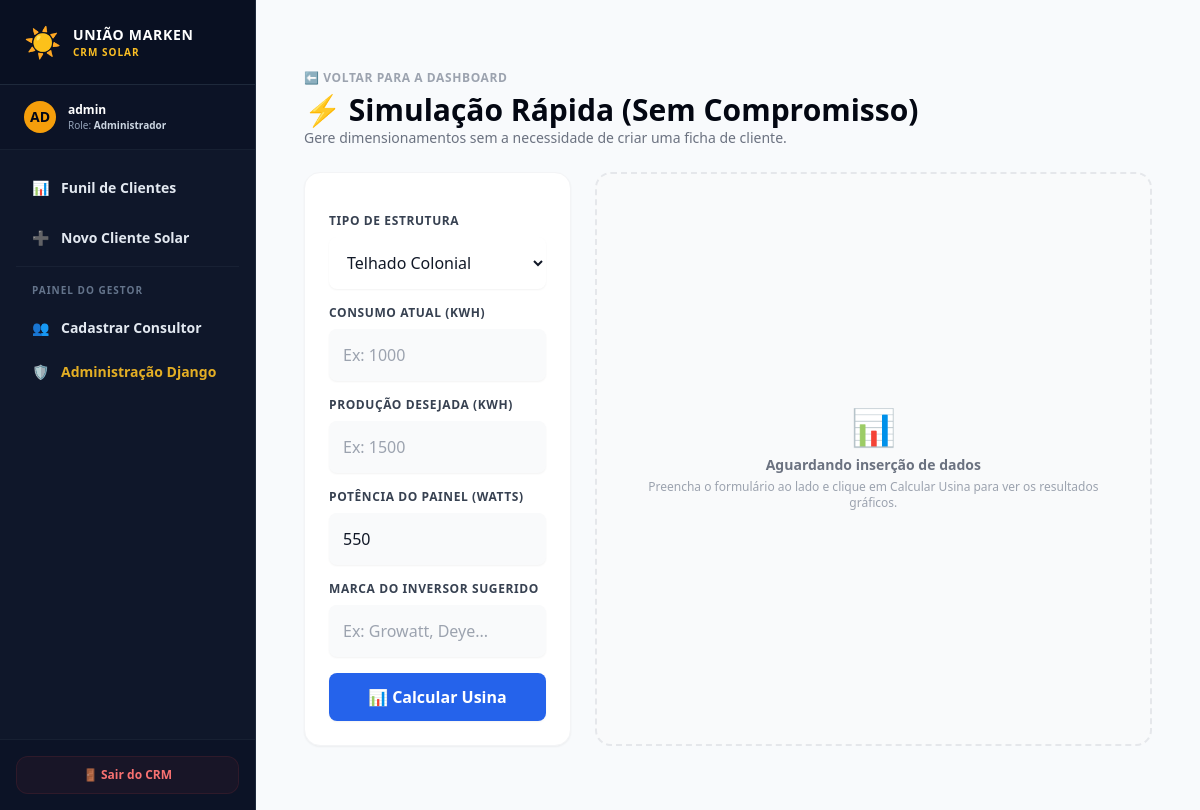
The app's page /crm/simulador-livre/ (signed in) with its own data.
### apps/users/models.py (models this page shows, shortened)
class CustomUser(AbstractUser):
    class Role(models.TextChoices):
        ADMIN = 'ADMIN', 'Administrador'
        VENDEDOR = 'VENDEDOR', 'Vendedor'
    role = models.CharField(max_length=20, choices=Role.choices, default=Role.VENDEDOR)
    telefone = models.CharField(max_length=20, blank=True, null=True)
    is_active = models.BooleanField(default=True) # Soft Delete para Usuários
    class Meta:
        app_label = 'users'

### apps/crm/views.py (the view, shortened to what this page needs)
# urls.py: path('simulador-livre/', SimuladorLivreView.as_view(), name='simulador_livre'),
class SimuladorLivreView(SolarAccessControlMixin, View):
    template_name = 'crm/simulador_livre.html'
    def get(self, request):
        form = SimuladorLivreForm()
        return render(request, self.template_name, {'form': form})

### templates/crm/simulador_livre.html (shortened to what this page needs)
{% extends 'base.html' %}
{% block content %}
<div class="max-w-4xl mx-auto px-4 py-8">
    <div class="mb-6">
        <a href="{% url 'crm:cliente_list' %}" class="text-xs font-bold text-gray-400 uppercase tracking-wider hover:text-gray-600">
            ⬅️ Voltar para a Dashboard
        </a>
        <h2 class="text-3xl font-extrabold text-gray-950 mt-1">⚡ Simulação Rápida (Sem Compromisso)</h2>
        <p class="text-sm text-gray-500">Gere dimensionamentos sem a necessidade de criar uma ficha de cliente.</p>
    </div>
    <div class="grid grid-cols-1 md:grid-cols-3 gap-6">
        <div class="md:col-span-1 bg-white p-6 rounded-2xl shadow-sm border border-gray-100 h-fit">
            <form method="POST" class="space-y-4">
                {% for field in form %}
                    <div>
                        <label class="block text-xs font-bold text-gray-700 uppercase tracking-wider mb-2">
                            {{ field.label }}
                        </label>
                        {{ field }}
                    </div>
                {% endfor %}
                <button type="submit" class="w-full bg-blue-600 hover:bg-blue-700 text-white font-bold py-3 rounded-lg transition-colors shadow-sm">
                    📊 Calcular Usina
                </button>
            </form>
        </div>
        <div class="md:col-span-2">
            {% if resultado %}
            <div class="bg-white rounded-2xl shadow-md border border-slate-100 p-6 space-y-6">
                <h3 class="text-lg font-bold text-slate-800 border-b border-slate-100 pb-3">
                    ☀️ Resultado do Dimensionamento Técnico
                </h3>
                <div class="grid grid-cols-1 sm:grid-cols-2 gap-4">
                    <div class="bg-slate-50 p-4 rounded-xl border border-slate-100">
                        <p class="text-xs text-slate-500 font-medium uppercase tracking-wider">Demanda Informada</p>
                        <p class="text-xl font-bold text-slate-700 mt-1">{{ resultado.consumo }} <span class="text-xs font-normal">kWh</span></p>
                        <p class="text-xs text-emerald-600 mt-1 font-medium">🎯 Alvo de Geração: {{ resultado.producao }} kWh</p>
                    </div>
                    <div class="bg-slate-50 p-4 rounded-xl border border-slate-100">
                        <p class="text-xs text-slate-500 font-medium uppercase tracking-wider">Potência Estimada</p>
                        <p class="text-xl font-bold text-amber-600 mt-1">{{ resultado.potencia_usina }} <span class="text-xs font-normal">kWp</span></p>
                        <p class="text-xs text-slate-500 mt-1">Inversor: <span class="font-semibold text-slate-700">{{ resultado.marca_inversor|default:"Não definido" }}</span></p>
                    </div>
                    <div class="bg-slate-50 p-4 rounded-xl border border-slate-100">
                        <p class="text-xs text-slate-500 font-medium uppercase tracking-wider">Módulos Necessários</p>
                        <p class="text-xl font-bold text-slate-700 mt-1">{{ resultado.qtd_modulos }} <span class="text-xs font-normal">Placas</span></p>
                        <p class="text-xs text-slate-400 mt-1">Painéis calculados a {{ form.potencia_painel.value }}W</p>
                    </div>
                    <div class="bg-slate-50 p-4 rounded-xl border border-slate-100">
                        <p class="text-xs text-slate-500 font-medium uppercase tracking-wider">Investimento Estimado</p>
                        <p class="text-xl font-bold text-slate-900 mt-1">R$ {{ resultado.valor_investimento }}</p>
                        <p class="text-xs text-slate-400 mt-1">Chave na mão (Média mercado)</p>
                    </div>
                </div>
                <div class="bg-blue-50 border border-blue-200 text-blue-800 p-4 rounded-xl text-xs font-medium">
                    ℹ️ Esta é uma simulação informativa baseada em parâmetros de irradiação padrão. Para formalizar uma proposta e emitir o contrato, realize o cadastro completo do cliente na Dashboard.
                </div>
            </div>
            {% else %}
            <div class="bg-gray-50 border-2 border-dashed border-gray-200 rounded-2xl p-12 text-center flex flex-col items-center justify-center h-full">
                <span class="text-4xl mb-2">📊</span>
                <p class="text-sm font-semibold text-gray-500">Aguardando inserção de dados</p>
                <p class="text-xs text-gray-400 mt-1">Preencha o formulário ao lado e clique em Calcular Usina para ver os resultados gráficos.</p>
            </div>
            {% endif %}
        </div>
    </div>
</div>
{% endblock %}

### templates/base.html (shortened to what this page needs)
<!DOCTYPE html>
<html lang="pt-br">
<head>
    <script src="https://cdn.tailwindcss.com"></script>
</head>
<body class="bg-gray-50 text-gray-900 antialiased font-sans">
    {% if user.is_authenticated %}
    <div class="min-h-screen flex flex-col md:flex-row">
        <aside class="w-full md:w-64 bg-slate-900 text-slate-200 flex flex-col border-r border-slate-800 shadow-xl">
            <div class="p-6 border-b border-slate-800 flex items-center gap-3 bg-slate-950/40">
                <span class="text-3xl">☀️</span>
                <div>
                    <h1 class="text-sm font-black tracking-wider text-white uppercase">União Marken</h1>
                    <p class="text-[10px] text-amber-400 font-bold uppercase tracking-widest">CRM Solar</p>
                </div>
            </div>
            <div class="px-6 py-4 border-b border-slate-800/60 bg-slate-950/20 flex items-center gap-3">
                <div class="w-8 h-8 rounded-full bg-amber-500 text-slate-950 flex items-center justify-center font-black text-sm uppercase">
                    {{ user.username|slice:":2" }}
                </div>
                <div class="overflow-hidden">
                    <p class="text-xs font-bold text-white truncate">{{ user.username }}</p>
                    <p class="text-[10px] text-slate-400 font-medium">Role: <span class="text-slate-300 font-semibold">{{ user.get_role_display }}</span></p>
                </div>
            </div>
            <nav class="flex-1 p-4 space-y-1.5">
                <a href="{% url 'crm:cliente_list' %}" class="flex items-center gap-3 px-4 py-3 text-sm font-semibold rounded-xl transition-all hover:bg-slate-800 hover:text-white ">
                    <span>📊</span> Funil de Clientes
                </a>
                <a href="{% url 'crm:cliente_create' %}" class="flex items-center gap-3 px-4 py-3 text-sm font-semibold rounded-xl transition-all hover:bg-slate-800 hover:text-white ">
                    <span>➕</span> Novo Cliente Solar
                </a>
                {% if user.role == 'ADMIN' %}
                <div class="pt-4 mt-4 border-t border-slate-800/60">
                    <p class="px-4 text-[10px] font-bold text-slate-500 uppercase tracking-widest mb-2">Painel do Gestor</p>
                    <a href="{% url 'users:usuario_create' %}" class="flex items-center gap-3 px-4 py-3 text-sm font-semibold rounded-xl transition-all hover:bg-slate-800 hover:text-white ">
                        <span>👥</span> Cadastrar Consultor
                    </a>
                    <a href="/admin/" target="_blank" class="flex items-center gap-3 px-4 py-3 text-sm font-semibold rounded-xl transition-all hover:bg-slate-800 hover:text-white text-amber-400/90 hover:text-amber-400">
                        <span>🛡️</span> Administração Django
                    </a>
                </div>
                {% endif %}
            </nav>
            <div class="p-4 border-t border-slate-800/60 bg-slate-950/20">
                <form action="{% url 'logout' %}" method="POST" class="w-full">
                    <button type="submit" class="w-full flex items-center justify-center gap-2 px-4 py-2.5 text-xs font-bold text-red-400 hover:text-red-300 bg-red-500/5 hover:bg-red-500/10 rounded-xl transition-all border border-red-500/10">
                        🚪 Sair do CRM
                    </button>
                </form>
            </div>
        </aside>
        <main class="flex-1 min-w-0 bg-slate-50 overflow-y-auto">
            <div class="p-6 md:p-8">
                {% block content %}
                {% endblock content %}
            </div>
        </main>
    </div>
    {% else %}
    <div class="min-h-screen flex items-center justify-center bg-gray-50">
        {% block content_deslogado %}
        {% endblock content_deslogado %}
    </div>
    {% endif %}
</body>
</html>

### records on screen
CustomUser: username "AD", username "admin", role "Administrador"

### other values on screen
{{ field.label }} "TIPO DE ESTRUTURA" "CONSUMO ATUAL (KWH)" "PRODUÇÃO DESEJADA (KWH)" "POTÊNCIA DO PAINEL (WATTS)" "MARCA DO INVERSOR SUGERIDO"
